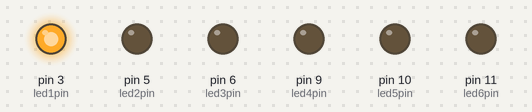
Bench run of a sketch on a simulated Arduino Uno, built with avr-gcc and run on an emulated ATmega328P. Shown: output pins drawn as LEDs (lit = HIGH).

Above: at 0.05 s.
At 0.55 s:
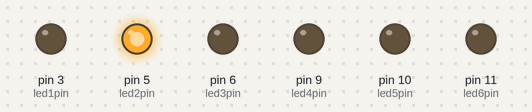
At 0.7 s:
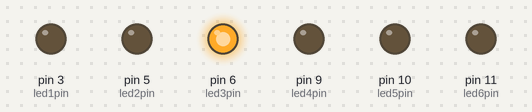
At 0.85 s:
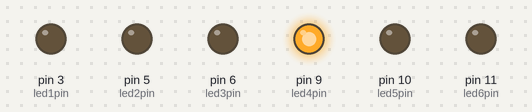
At 0.95 s:
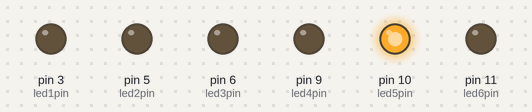
At 1.4 s:
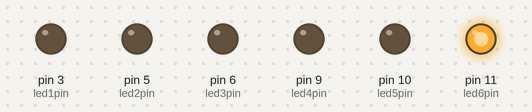
Timing chart, 0 to 3.3 s (numbered marks = the images above):
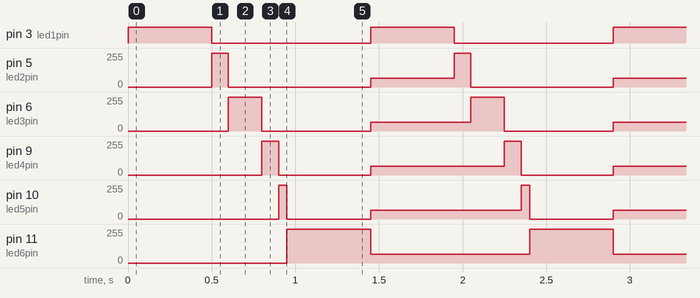

The sketch:

ADVANCED_LARSON_SCANNER.ino
```cpp
const int led1pin = 3;
const int led2pin = 5;
const int led3pin = 6;
const int led4pin = 9;
const int led5pin = 10;
const int led6pin = 11;


void setup()
{
    pinMode(led1pin, OUTPUT);
    pinMode(led2pin, OUTPUT);
    pinMode(led3pin, OUTPUT);
    pinMode(led4pin, OUTPUT);
    pinMode(led5pin, OUTPUT);
    pinMode(led6pin, OUTPUT);
}

void loop()
{
const int DUTY = 64;

 digitalWrite(led1pin,HIGH);
 delay(500);
 digitalWrite(led1pin,LOW);

 digitalWrite(led2pin,HIGH);
 delay(100);
 digitalWrite(led2pin,LOW);

 digitalWrite(led3pin,HIGH);
 delay(200);
 digitalWrite(led3pin,LOW);

 digitalWrite(led4pin,HIGH);
  delay(100);
 digitalWrite(led4pin,LOW);

 digitalWrite(led5pin,HIGH);
 delay(50);
 digitalWrite(led5pin,LOW);

 digitalWrite(led6pin,HIGH);
 delay(500);
 digitalWrite(led6pin,LOW);

  analogWrite( led1pin, DUTY );
  analogWrite( led2pin, DUTY );
  analogWrite( led3pin, DUTY );
  analogWrite( led4pin, DUTY );
  analogWrite( led5pin, DUTY );
  analogWrite( led6pin, DUTY );
  }
```

Measured:
- by itself, pin 3 (led1pin): alternates HIGH for 0.50 s and LOW for 0.95 s
- by itself, pin 5 (led2pin): repeats every 1.5 s: 0/255 0.85 s, 64/255 0.50 s, 255/255 0.10 s
- by itself, pin 6 (led3pin): repeats every 1.5 s: 0/255 0.65 s, 64/255 0.60 s, 255/255 0.20 s
- by itself, pin 9 (led4pin): repeats every 1.5 s: 0/255 0.55 s, 64/255 0.80 s, 255/255 0.10 s
- by itself, pin 10 (led5pin): repeats every 1.5 s: 0/255 0.50 s, 64/255 0.90 s, 255/255 0.05 s
- by itself, pin 11 (led6pin): alternates 255/255 for 0.50 s and 64/255 for 0.95 s
